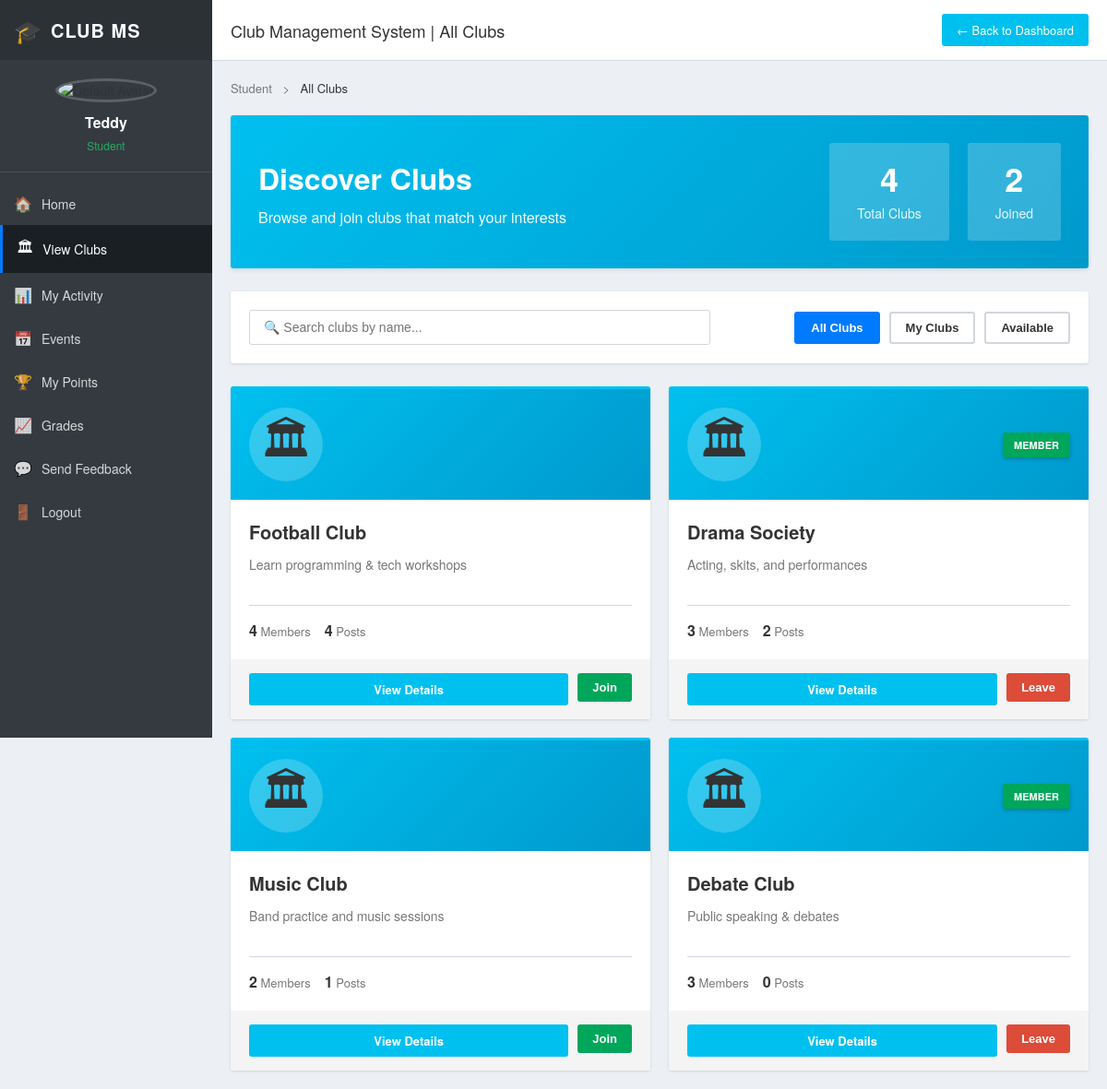
Page /clubs/clubs/ (signed in) on the committed database.
### users/models.py (models this page shows, shortened)
class Profile(models.Model):
    ROLE_CHOICES = [
        ("student", "Student"),
        ("lecturer", "Lecturer"),
        ("admin", "Admin"),
    ]
    user = models.OneToOneField(User, on_delete=models.CASCADE)
    role = models.CharField(max_length=20, choices=ROLE_CHOICES)
    name = models.CharField(max_length=100)

### clubs/models.py (models this page shows, shortened)
class Club(models.Model):
    name = models.CharField(max_length=100)
    description = models.TextField()
    meeting_time = models.CharField(max_length=100)
    logo = models.ImageField(upload_to="club_logos/", blank=True, null=True)
    members = models.ManyToManyField(
        settings.AUTH_USER_MODEL,
        related_name="clubs",
        blank=True
    )
    created_by = models.ForeignKey(
        settings.AUTH_USER_MODEL,
        on_delete=models.CASCADE,
        related_name="created_clubs",
        null=True,
        blank=True
    )

### clubs/views.py (the view)
# urls.py: path('clubs/', views.club_list, name='club_list'),
@login_required
def club_list(request):
    clubs = Club.objects.all()
    user_clubs_count = request.user.clubs.count() if hasattr(request.user, 'clubs') else 0
    context = {
        'clubs': clubs,
        'user_clubs_count': user_clubs_count,
    }
    return render(request, "clubs/club_list.html", context)

### clubs/templates/clubs/club_list.html (shortened to what this page needs)
{% load static %}
<!DOCTYPE html>
<html lang="en">
<head>
    {% if user.profile.role == 'student' %}
        <link rel="stylesheet" href="{% static 'css/student_dashboard.css' %}?v=3">
    {% else %}
        <link rel="stylesheet" href="{% static 'css/lecturer_dashboard.css' %}?v=1">
    {% endif %}
    <link rel="stylesheet" href="{% static 'css/club_list.css' %}">
</head>
<body>
<div class="dashboard-wrapper">
    <aside class="sidebar">
        <div class="sidebar-header">
            <div class="logo-section">
                <span class="logo-icon">🎓</span>
                <span class="logo-text">CLUB MS</span>
            </div>
        </div>
        <div class="user-profile">
            {% if user.profile.avatar %}
                <img src="{{ user.profile.avatar.url }}" alt="{{ user.profile.name }}" class="sidebar-avatar">
            {% else %}
                <img src="{% static 'images/default-avatar.png' %}" alt="Default Avatar" class="sidebar-avatar">
            {% endif %}
            <h3>{{ user.profile.name }}</h3>
            <p class="sidebar-role"
               {% if user.profile.role == 'admin' %}
                   style="color: #e74c3c;"
               {% elif user.profile.role == 'lecturer' %}
                   style="color: #2980b9;"
               {% elif user.profile.role == 'student' %}
                   style="color: #27ae60;"
               {% else %}
                   style="color: #7f8c8d;"
               {% endif %}>
                {{ user.profile.role|title }}
            </p>
        </div>
        <nav class="sidebar-nav">
            <ul>
                {% if user.profile.role == 'student' %}
                    <li><a href="{% url 'student_dashboard' %}"><span class="nav-icon">🏠</span> Home</a></li>
                    <li><a href="{% url 'club_list' %}" class="active"><span class="nav-icon">🏛</span> View Clubs</a></li>
                    <li><a href="{% url 'my_activity' %}"><span class="nav-icon">📊</span> My Activity</a></li>
                    <li><a href="{% url 'events_list' %}"><span class="nav-icon">📅</span> Events</a></li>
                    <li><a href="{% url 'student_points' %}"><span class="nav-icon">🏆</span> My Points</a></li>
                    <li><a href="{% url 'grade_panel' %}"><span class="nav-icon">📈</span> Grades</a></li>
                    <li><a href="{% url 'send_feedback' %}"><span class="nav-icon">💬</span> Send Feedback</a></li>
                {% endif %}
                <li>
                    <form id="logout-form" action="{% url 'logout' %}" method="post" style="display:inline;">
                        <button type="submit" class="sidebar-link-btn">
                            <span class="nav-icon">🚪</span> Logout
                        </button>
                    </form>
                </li>
            </ul>
        </nav>
    </aside>
    <main class="dashboard-main">
        <header class="top-header">
            <div class="header-left">
                <h1 class="page-title">Club Management System | All Clubs</h1>
            </div>
            <div class="header-right">
                {% if user.profile.role == 'student' %}
                    <a href="{% url 'student_dashboard' %}" class="btn-back">← Back to Dashboard</a>
                {% elif user.profile.role == 'lecturer' %}
                    <a href="{% url 'lecturer_dashboard' %}" class="btn-back">← Back to Dashboard</a>
                {% elif user.profile.role == 'admin' %}
                    <a href="{% url 'admin_dashboard' %}" class="btn-back">← Back to Dashboard</a>
                {% endif %}
            </div>
        </header>
        <div class="dashboard-content">
            <div class="breadcrumb">
                {% if user.profile.role == 'student' %}
                    <a href="{% url 'student_dashboard' %}">Student</a>
                {% elif user.profile.role == 'lecturer' %}
                    <a href="{% url 'lecturer_dashboard' %}">Lecturer</a>
                {% elif user.profile.role == 'admin' %}
                    <a href="{% url 'admin_dashboard' %}">Admin</a>
                {% endif %}
                <span class="separator">></span>
                <span class="current">All Clubs</span>
            </div>
            <div class="page-header">
                <div class="header-content">
                    <h1>
                        {% if user.profile.role == 'student' %}
                            Discover Clubs
                        {% elif user.profile.role == 'admin' %}
                            Manage Clubs
                        {% else %}
                            All Clubs
                        {% endif %}
                    </h1>
                    <p>
                        {% if user.profile.role == 'student' %}
                            Browse and join clubs that match your interests
                        {% elif user.profile.role == 'admin' %}
                            Oversee and manage all student clubs
                        {% else %}
                            View and monitor all student clubs
                        {% endif %}
                    </p>
                </div>
                <div class="header-stats">
                    <div class="stat-badge">
                        <span class="stat-number">{{ clubs.count }}</span>
                        <span class="stat-label">Total Clubs</span>
                    </div>
                    {% if user.profile.role == 'student' %}
                        <div class="stat-badge">
                            <span class="stat-number">{{ user_clubs_count|default:0 }}</span>
                            <span class="stat-label">Joined</span>
                        </div>
                    {% endif %}
                </div>
            </div>
            <section class="filter-section">
                <div class="search-box">
                    <input type="text" id="searchInput" placeholder="🔍 Search clubs by name..." onkeyup="filterClubs()">
                </div>
                {% if user.profile.role == 'student' %}
                    <div class="filter-actions">
                        <button class="filter-btn active" onclick="filterByStatus('all')">All Clubs</button>
                        <button class="filter-btn" onclick="filterByStatus('joined')">My Clubs</button>
                        <button class="filter-btn" onclick="filterByStatus('available')">Available</button>
                    </div>
                {% endif %}
            </section>
            <section class="clubs-grid">
                {% for club in clubs %}
                    <div class="club-card" data-status="{% if user in club.members.all %}joined{% else %}available{% endif %}">
                        <div class="club-card-header">
                            <div class="club-icon">🏛</div>
                            {% if user.profile.role == 'student' and user in club.members.all %}
                                <span class="member-badge">Member</span>
                            {% endif %}
                        </div>
                        <div class="club-card-body">
                            <h3 class="club-name">{{ club.name }}</h3>
                            <p class="club-description">{{ club.description|truncatewords:20 }}</p>
                            <div class="club-stats-row">
                                <span class="stat-item"><strong>{{ club.members.count }}</strong> Members</span>
                                <span class="stat-item"><strong>{{ club.posts.count }}</strong> Posts</span>
                            </div>
                        </div>
                        <div class="club-card-footer">
                            <a href="{% url 'club_detail' club.id %}" class="btn btn-view">View Details</a>
                            {% if user.profile.role == 'student' %}
                                <form method="post" action="{% url 'toggle_membership' club.id %}?next=club_list" style="display:inline;">
                                    {% if user in club.members.all %}
                                        <button type="submit" class="btn btn-leave">Leave</button>
                                    {% else %}
                                        <button type="submit" class="btn btn-join">Join</button>
                                    {% endif %}
                                </form>
                            {% elif user.profile.role == 'admin' %}
                                <a href="{% url 'manage_clubs' %}" class="btn" style="background:#e74c3c;color:white;">Manage</a>
                            {% endif %}
                        </div>
                    </div>
                {% empty %}
                    <div class="empty-state">
                        <div class="empty-icon">🏛</div>
                        <h2>No Clubs Available</h2>
                        <p>There are currently no clubs to display.</p>
                    </div>
                {% endfor %}
            </section>
        </div>
    </main>
</div>
</body>
</html>

### rows in the picture
Club: name "Football Club", description "Learn programming & tech workshops", members.count "4", posts.count "4", shows "Join"
Club: shows "MEMBER", name "Drama Society", description "Acting, skits, and performances", members.count "3", posts.count "2", shows "Leave"
Club: name "Music Club", description "Band practice and music sessions", members.count "2", posts.count "1", shows "Join"
Club: shows "MEMBER", name "Debate Club", description "Public speaking & debates", members.count "3", posts.count "0", shows "Leave"

### other values in the picture
{{ user.profile.name }} "Teddy"
{{ user.profile.role|title }} "Student"
{{ clubs.count }} "4"
{{ user_clubs_count|default:0 }} "2"
